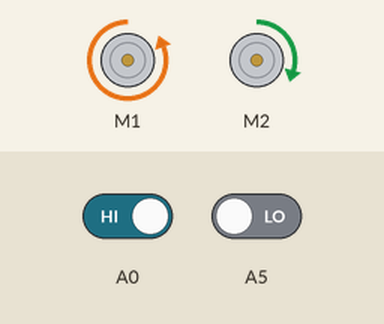
This sketch was run on a simulated Arduino Uno, built with avr-gcc and run on an emulated ATmega328P. Shown: 2 × DC motor (green arrow = forward, orange = backward, longer = faster). Inputs (shaded band) come from the test bench; at power-on: A0 HIGH, A5 LOW. What the sketch prints to the serial monitor is not drawn.

Above: at 1.2 s.
1.3 s: A0 driven LOW
At 2.5 s:
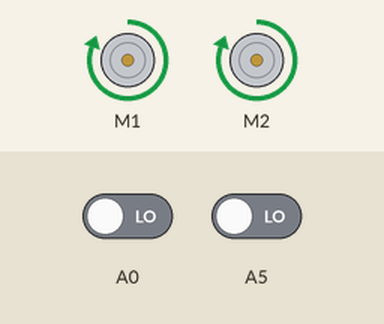
2.8 s: A5 driven HIGH
At 3.7 s:
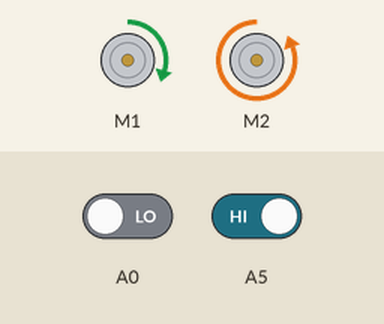
4.3 s: A5 driven LOW
At 4.8 s:
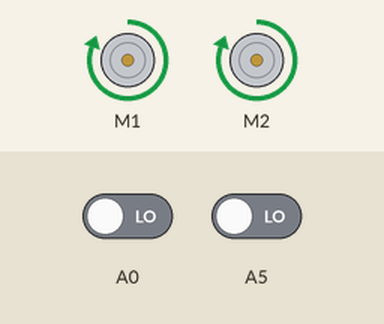
5.8 s: A0 driven HIGH
At 7.1 s:
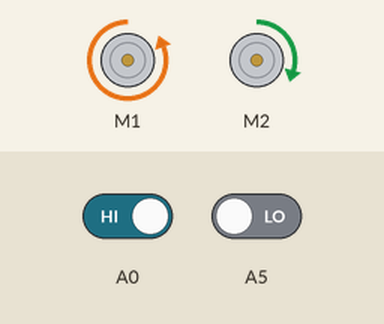
Timing chart, 0 to 8.3 s (numbered marks = the images above; inputs shaded):
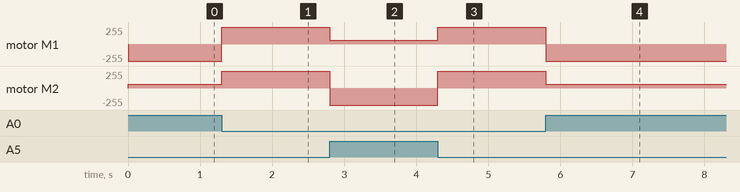

Measured:
- after the input at 1.3 s, motor M1: backward 255/255 → forward 255/255 at once; motor M2: forward 60/255 → forward 255/255 at once
- after the input at 2.8 s, motor M1: forward 255/255 → forward 60/255 at once; motor M2: forward 255/255 → backward 255/255 at once
- after the input at 4.3 s, motor M1: forward 60/255 → forward 255/255 at once; motor M2: backward 255/255 → forward 255/255 at once
- after the input at 5.8 s, motor M1: forward 255/255 → backward 255/255 at once; motor M2: forward 255/255 → forward 60/255 at once

The sketch:

4_EDU_line_tracer3.ino
```cpp
/* 이 소스는 에듀이노(Eduino)에 의해서 번역, 수정, 작성되었고 소유권 또한 에듀이노의 것입니다.
 *  소유권자의 허락을 받지 않고 무단으로 수정, 삭제하여 배포할 시 법적인 처벌을 받을 수도 있습니다.
 *
 *  에듀이노 교육용 2휠 라인트레이서 기본예제
 *
 */

#include <SoftwareSerial.h>
#include <AFMotor.h>
AF_DCMotor motor_L(1);              // 모터드라이버 L293D  1: M1에 연결,  4: M4에 연결
AF_DCMotor motor_R(2);
int turn_state = 0;                 // 0 = 직진, 1 = 우회전 2 = 좌회전

void setup() {
  Serial.begin(9600);              // PC와의 시리얼 통신속도
  Serial.println("Eduino Smart Car Start!");

  // turn on motor
  motor_L.setSpeed(255);              // 왼쪽 모터의 속도
  motor_L.run(RELEASE);
  motor_R.setSpeed(255);              // 오른쪽 모터의 속도
  motor_R.run(RELEASE);
}

void loop() {
    int val1 = digitalRead(A0);    // 라인센서1
    int val2 = digitalRead(A5);    // 라인센서2

      if (val1 == 0 && val2 == 0) {                   // 직진 0
       motor_L.setSpeed(255);
       motor_R.setSpeed(255);
       motor_L.run(FORWARD);
       motor_R.run(FORWARD);
       //Serial.println("F");
       turn_state = 0;
      }
      else if (val1 == 0 && val2 == 1) {              // 우회전 1
       motor_L.setSpeed(60);
       motor_R.setSpeed(255);
       motor_L.run(FORWARD);
       motor_R.run(BACKWARD);
       //Serial.println("->");
       turn_state = 1;
      }
      else if (val1 == 1 && val2 == 0) {              // 좌회전 2
        motor_L.setSpeed(255);
        motor_L.run(BACKWARD);
        motor_R.setSpeed(60);
        motor_R.run(FORWARD);
        //Serial.println("<-");
        turn_state = 1;
      }
      else if (val1 == 1 && val2 == 1 && turn_state == 0) {              // 정지
        // motor_L.setSpeed(150);
        // motor_R.setSpeed(150);
        // motor_L.run(BACKWARD);
        // motor_R.run(BACKWARD);
        // motor_L.run(RELEASE);
        // motor_R.run(RELEASE);
        //Serial.println("s");
        motor_L.run(RELEASE);
        motor_R.run(RELEASE);
      }
}
```
